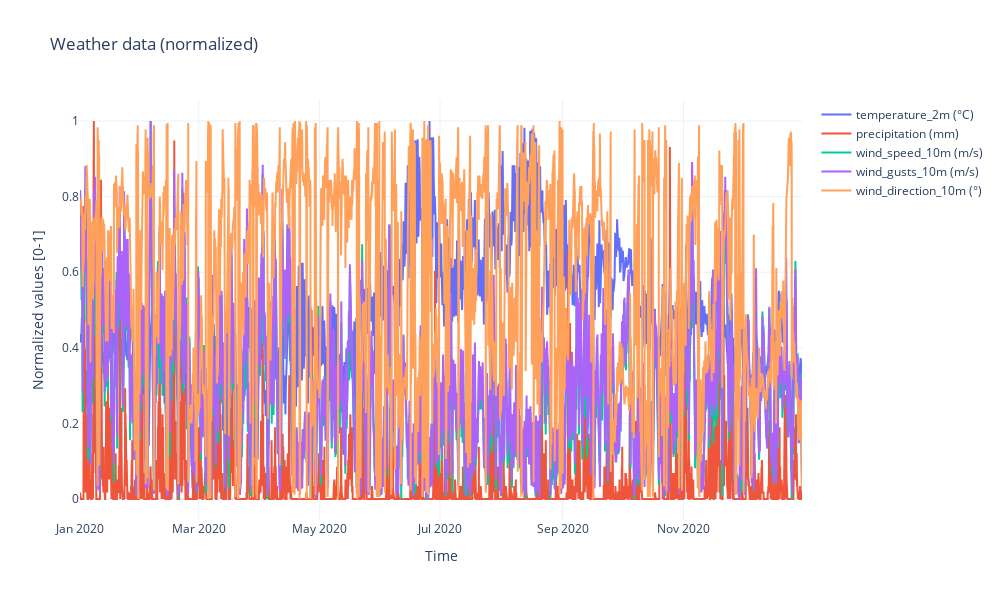

Notebook code for this chart:
### Code cell
# Select numerical columns
df_num = df.select_dtypes(include="number")

# Normalize
df_norm = (df_num - df_num.min()) / (df_num.max() - df_num.min())

# Plot
fig = go.Figure()

for col in df_norm.columns:
    fig.add_trace(go.Scatter(
        x=df_norm.index,
        y=df_norm[col],
        mode='lines',
        name=col
    ))

fig.update_layout(
    title="Weather data (normalized)",
    xaxis_title="Time",
    yaxis_title="Normalized values [0-1]",
    template="plotly_white",
    width=1000,
    height=600
)

fig.show()

### Figure 1 — Plotly figure (JSON) as saved in the notebook; plotly's stock layout.template omitted (floating-point values rounded to 4 significant figures; data arrays with more than 128 entries replaced by an {"elided": "..."} marker saying what was removed)
{"data": [{"mode": "lines", "name": "temperature_2m (°C)", "type": "scatter", "x": {"elided": "8760 str values"}, "y": {"elided": "8760 float values"}}, {"mode": "lines", "name": "precipitation (mm)", "type": "scatter", "x": {"elided": "8760 str values"}, "y": {"elided": "8760 float values"}}, {"mode": "lines", "name": "wind_speed_10m (m/s)", "type": "scatter", "x": {"elided": "8760 str values"}, "y": {"elided": "8760 float values"}}, {"mode": "lines", "name": "wind_gusts_10m (m/s)", "type": "scatter", "x": {"elided": "8760 str values"}, "y": {"elided": "8760 float values"}}, {"mode": "lines", "name": "wind_direction_10m (°)", "type": "scatter", "x": {"elided": "8760 str values"}, "y": {"elided": "8760 float values"}}], "layout": {"height": 600, "title": {"text": "Weather data (normalized)"}, "width": 1000, "xaxis": {"title": {"text": "Time"}}, "yaxis": {"title": {"text": "Normalized values [0-1]"}}}}
